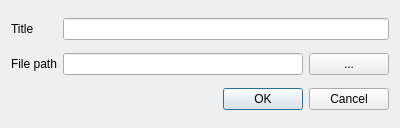
<?xml version="1.0" encoding="UTF-8"?>
<ui version="4.0">
 <class>DlgAttachment</class>
 <widget class="QDialog" name="DlgAttachment">
  <property name="geometry">
   <rect>
    <x>0</x>
    <y>0</y>
    <width>400</width>
    <height>128</height>
   </rect>
  </property>
  <property name="windowTitle">
   <string>Dialog</string>
  </property>
  <layout class="QGridLayout" name="gridLayout">
   <item row="0" column="0">
    <widget class="QLabel" name="label">
     <property name="text">
      <string>Title</string>
     </property>
    </widget>
   </item>
   <item row="0" column="1">
    <widget class="QLineEdit" name="leTitle"/>
   </item>
   <item row="1" column="0">
    <widget class="QLabel" name="label_2">
     <property name="text">
      <string>File path</string>
     </property>
    </widget>
   </item>
   <item row="1" column="1">
    <layout class="QHBoxLayout" name="horizontalLayout">
     <item>
      <widget class="QLineEdit" name="leFilePath"/>
     </item>
     <item>
      <widget class="QPushButton" name="btFilePath">
       <property name="text">
        <string>...</string>
       </property>
      </widget>
     </item>
    </layout>
   </item>
   <item row="2" column="1">
    <widget class="QDialogButtonBox" name="buttonBox">
     <property name="orientation">
      <enum>Qt::Horizontal</enum>
     </property>
     <property name="standardButtons">
      <set>QDialogButtonBox::Cancel|QDialogButtonBox::Ok</set>
     </property>
    </widget>
   </item>
  </layout>
 </widget>
 <resources/>
 <connections>
  <connection>
   <sender>buttonBox</sender>
   <signal>accepted()</signal>
   <receiver>DlgAttachment</receiver>
   <slot>accept()</slot>
   <hints>
    <hint type="sourcelabel">
     <x>248</x>
     <y>254</y>
    </hint>
    <hint type="destinationlabel">
     <x>157</x>
     <y>274</y>
    </hint>
   </hints>
  </connection>
  <connection>
   <sender>buttonBox</sender>
   <signal>rejected()</signal>
   <receiver>DlgAttachment</receiver>
   <slot>reject()</slot>
   <hints>
    <hint type="sourcelabel">
     <x>316</x>
     <y>260</y>
    </hint>
    <hint type="destinationlabel">
     <x>286</x>
     <y>274</y>
    </hint>
   </hints>
  </connection>
 </connections>
</ui>
